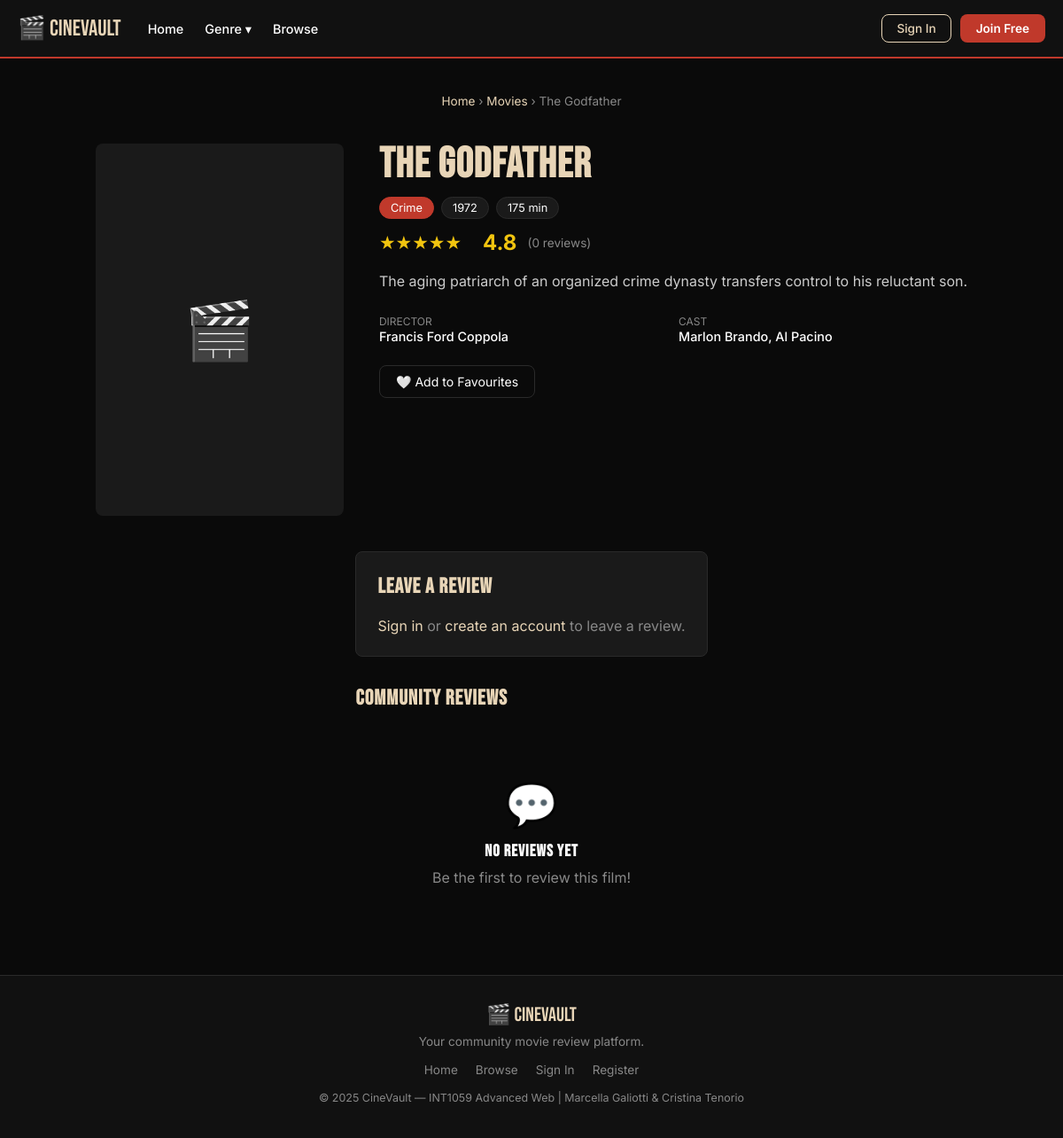
The page /pages/movie.php?id=2 on the database its author committed.
### tables this page shows
CREATE TABLE movies (
    id INT AUTO_INCREMENT PRIMARY KEY,
    title VARCHAR(150) NOT NULL,
    year INT,
    genre VARCHAR(100),
    director VARCHAR(100),
    cast_members VARCHAR(255),
    description TEXT,
    poster_url VARCHAR(500),
    duration_min INT,
    rating_avg DECIMAL(3,1) DEFAULT 0,
    created_at TIMESTAMP DEFAULT CURRENT_TIMESTAMP
);

### pages/movie.php (the view, shortened to what this page needs)
<?php
require_once '../includes/db.php';
$root = '../';
$id = (int)($_GET['id'] ?? 0);
$movie = mysqli_fetch_assoc(mysqli_query($conn, "SELECT * FROM movies WHERE id = $id"));
$is_fav = false;
$reviews = mysqli_query($conn, "
    SELECT r.*, u.username FROM reviews r
    JOIN users u ON r.user_id = u.id
    WHERE r.movie_id = $id
    ORDER BY r.created_at DESC
");
$review_count = mysqli_num_rows($reviews);
$user_review = null;
?>
<?php include '../includes/header.php'; ?>
<div class="section" style="padding-bottom:0;">
    <p style="color:var(--muted);font-size:0.85rem;">
        <a href="../index.php" style="color:var(--beige);">Home</a> ›
        <a href="search.php" style="color:var(--beige);">Movies</a> ›
        <?= htmlspecialchars($movie['title']) ?>
    </p>
</div>
<div class="detail-hero">
    <div class="detail-poster">
        <?php if ($movie['poster_url']): ?>
            <div class="detail-poster-placeholder" style="display:none;">🎬</div>
        <?php else: ?>
            <div class="detail-poster-placeholder">🎬</div>
        <?php endif; ?>
    </div>
    <div class="detail-info">
        <h1><?= htmlspecialchars($movie['title']) ?></h1>
        <div class="detail-meta">
            <span class="genre-tag"><?= htmlspecialchars($movie['genre']) ?></span>
            <span><?= $movie['year'] ?></span>
            <?php if ($movie['duration_min']): ?>
                <span><?= $movie['duration_min'] ?> min</span>
            <?php endif; ?>
        </div>
        <div class="detail-rating">
            <?php
            $r = round($movie['rating_avg']);
            echo '<span class="stars">' . str_repeat('★', $r) . '</span>';
            ?>
            <span class="rating-num"><?= number_format($movie['rating_avg'], 1) ?></span>
            <span class="rating-count">(<?= $review_count ?> review<?= $review_count !== 1 ? 's' : '' ?>)</span>
        </div>
        <p class="detail-desc"><?= htmlspecialchars($movie['description']) ?></p>
        <div class="detail-credits">
            <div class="detail-credit">
                <label>Director</label>
                <p><?= htmlspecialchars($movie['director']) ?></p>
            </div>
            <div class="detail-credit">
                <label>Cast</label>
                <p><?= htmlspecialchars($movie['cast_members']) ?></p>
            </div>
        </div>
        <div style="margin-top:24px;display:flex;gap:12px;flex-wrap:wrap;">
            <?php if (isset($_SESSION['user_id'])): ?>
                <form method="POST">
                    <button type="submit" name="toggle_fav" class="fav-btn <?= $is_fav ? 'active' : '' ?>">
                        <?= $is_fav ? '❤️ Saved to Favourites' : '🤍 Add to Favourites' ?>
                    </button>
                </form>
            <?php else: ?>
                <a href="login.php" class="fav-btn">🤍 Add to Favourites</a>
            <?php endif; ?>
        </div>
    </div>
</div>
<div class="review-section">
    <div class="review-box" style="margin-bottom:32px;">
        <h2>Leave a Review</h2>
        <?php if (isset($_SESSION['user_id'])): ?>
            <form method="POST">
                <p style="margin-bottom:12px;color:var(--muted);font-size:0.88rem;">Rating:</p>
                <div class="star-selector" id="starSelector">
                    <?php for ($i = 5; $i >= 1; $i--): ?>
                        <input type="radio" name="rating" id="star<?= $i ?>" value="<?= $i ?>"
                               <?= ($user_review && $user_review['rating'] == $i) ? 'checked' : '' ?>>
                        <label for="star<?= $i ?>">★</label>
                    <?php endfor; ?>
                </div>
                <div class="form-group">
                    <textarea name="comment" rows="4" placeholder="Share your thoughts about this film..."
                        style="width:100%;padding:11px 14px;background:var(--dark);border:1px solid var(--border);border-radius:8px;color:var(--white);font-size:0.95rem;font-family:inherit;resize:vertical;"><?= htmlspecialchars($user_review['comment'] ?? '') ?></textarea>
                </div>
                <button type="submit" class="btn-primary">
                    <?= $user_review ? 'Update Review' : 'Submit Review' ?>
                </button>
            </form>
        <?php else: ?>
            <p style="color:var(--muted);">
                <a href="login.php" style="color:var(--beige);">Sign in</a> or
                <a href="register.php" style="color:var(--beige);">create an account</a> to leave a review.
            </p>
        <?php endif; ?>
    </div>
    <h2 style="color:var(--beige);margin-bottom:16px;">Community Reviews</h2>
    <?php if ($review_count === 0): ?>
        <div class="empty-state">
            <div class="empty-icon">💬</div>
            <h3>No reviews yet</h3>
            <p>Be the first to review this film!</p>
        </div>
    <?php endif; ?>
</div>
<?php include '../includes/footer.php'; ?>

### includes/header.php (shortened to what this page needs)
<?php
$current_page = basename($_SERVER['PHP_SELF']);
?>
<!DOCTYPE html>
<html lang="en">
<head>
    <link rel="stylesheet" href="<?= $root ?? '' ?>css/style.css">
</head>
<body>
<nav class="navbar">
    <div class="nav-container">
        <a href="<?= $root ?? '' ?>index.php" class="nav-logo">🎬 CineVault</a>
        <div class="nav-links">
            <a href="<?= $root ?? '' ?>index.php" class="<?= $current_page === 'index.php' ? 'active' : '' ?>">Home</a>
            <div class="dropdown">
                <a href="#">Genre ▾</a>
            </div>
            <a href="<?= $root ?? '' ?>pages/search.php">Browse</a>
        </div>
        <div class="nav-auth">
            <?php if (isset($_SESSION['user_id'])): ?>
                <span class="nav-user">👤 <?= htmlspecialchars($_SESSION['username']) ?></span>
                <a href="<?= $root ?? '' ?>pages/account.php" class="btn-outline">My Account</a>
                <a href="<?= $root ?? '' ?>pages/logout.php" class="btn-outline">Logout</a>
            <?php else: ?>
                <a href="<?= $root ?? '' ?>pages/login.php" class="btn-outline">Sign In</a>
                <a href="<?= $root ?? '' ?>pages/register.php" class="btn-primary">Join Free</a>
            <?php endif; ?>
        </div>
    </div>
</nav>

### includes/footer.php (shortened to what this page needs)
<footer class="footer">
    <div class="footer-container">
        <div class="footer-brand">
            <span class="footer-logo">🎬 CineVault</span>
            <p>Your community movie review platform.</p>
        </div>
        <div class="footer-links">
            <a href="<?= $root ?? '' ?>index.php">Home</a>
            <a href="<?= $root ?? '' ?>pages/search.php">Browse</a>
            <?php if (isset($_SESSION['user_id'])): ?>
                <a href="<?= $root ?? '' ?>pages/account.php">My Account</a>
                <a href="<?= $root ?? '' ?>pages/favourites.php">Favourites</a>
            <?php else: ?>
                <a href="<?= $root ?? '' ?>pages/login.php">Sign In</a>
                <a href="<?= $root ?? '' ?>pages/register.php">Register</a>
            <?php endif; ?>
        </div>
        <p class="footer-copy">© 2025 CineVault — INT1059 Advanced Web | Marcella Galiotti & Cristina Tenorio</p>
    </div>
</footer>
</body>
</html>

### css/style.css (style rules this page uses)
*, *::before, *::after { box-sizing: border-box; margin: 0; padding: 0; }
:root { --black: #0a0a0a; --dark: #111111; --card-bg: #1a1a1a; --red: #c0392b; --red-hover: #e74c3c; --beige: #e8d5b7; --beige-dark: #c9b89a; --white: #ffffff; --muted: #888888; --border: #2a2a2a; --radius: 8px; --shadow: 0 4px 20px rgba(0,0,0,0.5); }
body { font-family: 'Inter', sans-serif; background: var(--black); color: var(--white); min-height: 100vh; display: flex; flex-direction: column; }
h1, h2, h3 { font-family: 'Bebas Neue', sans-serif; letter-spacing: 1px; }
a { color: inherit; text-decoration: none; }
.navbar { background: var(--dark); border-bottom: 2px solid var(--red); position: sticky; top: 0; z-index: 100; }
.nav-container { max-width: 1200px; margin: 0 auto; padding: 0 20px; display: flex; align-items: center; gap: 30px; height: 64px; }
.nav-logo { font-family: 'Bebas Neue', sans-serif; font-size: 1.6rem; color: var(--beige); white-space: nowrap; }
.nav-links { display: flex; align-items: center; gap: 24px; flex: 1; }
.nav-links a { color: var(--white); font-size: 0.9rem; font-weight: 500; transition: color 0.2s; }
.dropdown { position: relative; }
.nav-auth { display: flex; align-items: center; gap: 10px; margin-left: auto; }
.btn-primary { background: var(--red); color: var(--white); padding: 8px 18px; border-radius: var(--radius); font-size: 0.85rem; font-weight: 600; border: none; cursor: pointer; transition: background 0.2s; display: inline-block; }
.btn-outline { border: 1px solid var(--beige); color: var(--beige); padding: 7px 16px; border-radius: var(--radius); font-size: 0.85rem; font-weight: 500; transition: all 0.2s; display: inline-block; }
.section { max-width: 1200px; margin: 0 auto; padding: 40px 20px; }
.stars { color: #f1c40f; }
.detail-hero { max-width: 1200px; margin: 40px auto; padding: 0 20px; display: grid; grid-template-columns: 280px 1fr; gap: 40px; }
.detail-poster-placeholder { width: 100%; aspect-ratio: 2/3; background: var(--card-bg); border-radius: var(--radius); display: flex; align-items: center; justify-content: center; font-size: 4rem; }
.detail-info h1 { font-size: 3rem; color: var(--beige); line-height: 1; margin-bottom: 8px; }
.detail-rating { display: flex; align-items: center; gap: 12px; margin: 12px 0; }
.detail-rating .stars { font-size: 1.3rem; }
.detail-rating .rating-num { font-size: 1.5rem; font-weight: 700; color: #f1c40f; }
.detail-rating .rating-count { color: var(--muted); font-size: 0.85rem; }
.detail-meta { display: flex; flex-wrap: wrap; gap: 8px; margin: 12px 0; }
.detail-meta span { background: var(--card-bg); border: 1px solid var(--border); padding: 4px 12px; border-radius: 20px; font-size: 0.8rem; }
.detail-meta .genre-tag { background: var(--red); border-color: var(--red); }
.detail-desc { color: #cccccc; line-height: 1.7; margin: 16px 0; }
.detail-credits { display: grid; grid-template-columns: 1fr 1fr; gap: 12px; margin-top: 20px; }
.detail-credit label { font-size: 0.75rem; color: var(--muted); text-transform: uppercase; }
.detail-credit p { font-size: 0.9rem; font-weight: 500; }
.review-section { max-width: 1200px; margin: 0 auto; padding: 0 20px 40px; }
.review-box { background: var(--card-bg); border: 1px solid var(--border); border-radius: var(--radius); padding: 24px; }
.review-box h2 { color: var(--beige); margin-bottom: 20px; }
.fav-btn { background: transparent; border: 1px solid var(--border); color: var(--white); padding: 9px 18px; border-radius: var(--radius); cursor: pointer; font-size: 0.88rem; transition: all 0.2s; display: inline-flex; align-items: center; gap: 6px; }
.footer { background: var(--dark); border-top: 1px solid var(--border); margin-top: auto; }
.footer-container { max-width: 1200px; margin: 0 auto; padding: 30px 20px; text-align: center; }
.footer-logo { font-family: 'Bebas Neue', sans-serif; font-size: 1.4rem; color: var(--beige); }
.footer-container p { color: var(--muted); font-size: 0.85rem; margin: 8px 0; }
.footer-links { display: flex; gap: 20px; justify-content: center; margin: 16px 0; }
.footer-links a { color: var(--muted); font-size: 0.85rem; transition: color 0.2s; }
.footer-copy { font-size: 0.78rem !important; }
.empty-state { text-align: center; padding: 60px 20px; color: var(--muted); }
.empty-state .empty-icon { font-size: 3rem; margin-bottom: 12px; }
.empty-state h3 { color: var(--white); margin-bottom: 8px; }

### rows shown on the page
movies: title "The Godfather", genre "Crime", year "1972", duration_min "175", rating_avg "★★★★★", rating_avg "4.8", description "The aging patriarch of an organized crime dynasty transfers control to his reluctant son.", director "Francis Ford Coppola", cast_members "Marlon Brando, Al Pacino"

### other values the page prints
$review_count "0"
